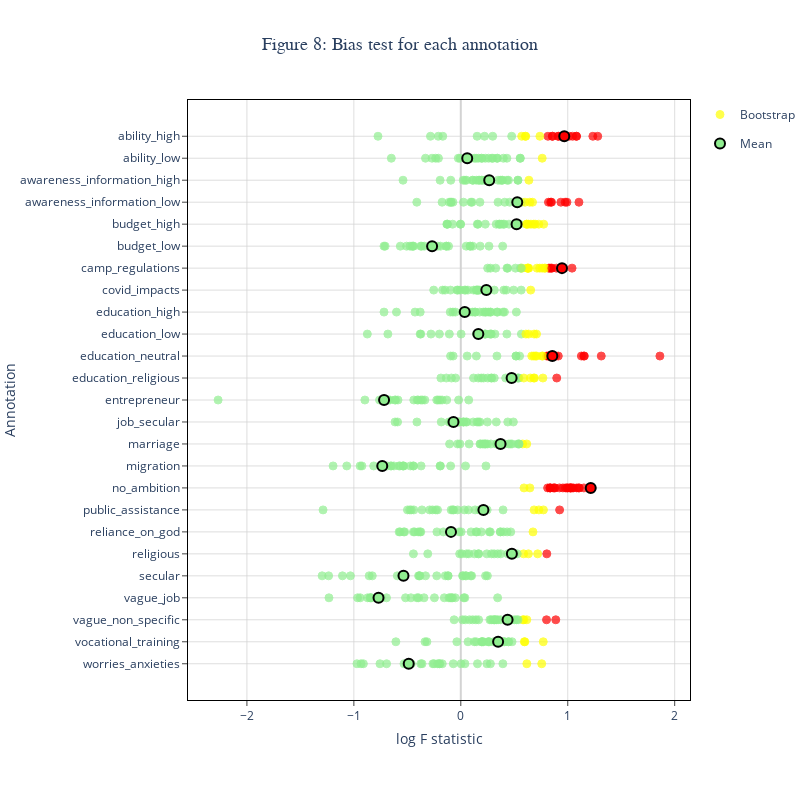

The code cell stored with this chart in its notebook:
### Code cell
#import plotly.express as px
import plotly.graph_objects as go

fig = go.Figure()

bias_df = bias_df.sort_values('annotation',ascending=False,ignore_index=True)
bias_avg_df = bias_avg_df.sort_values('annotation',ascending=False,ignore_index=True)

#### Bias (Bootstrap)
fig.add_trace(go.Scatter(
                 y=bias_df['annotation'],
                 x=bias_df['log_fstat_enh'],
                 marker=dict(size=8,line_width=1,opacity=0.7,
                             color=bias_df['marker_color'],
                             line_color=bias_df['marker_color'],                             
                            ),
                 mode='markers',
                 name='Bootstrap',
                 legendgroup='Bootstrap',
                ))

#### Bias (Average)
fig.add_trace(go.Scatter(
                 y=bias_avg_df['annotation'],
                 x=bias_avg_df['log_fstat_enh'],
                 marker = dict(color=bias_avg_df['marker_color'].values,
                               size = 10,
                               opacity=1,
                               line_width=2,
                               line_color='black',
                              ),
                 mode='markers',
                 name='Mean',
                 legendgroup='Mean',    
                ))



fig.update_yaxes(title=dict(text='Annotation',standoff=10),
                 gridwidth=0.75,gridcolor='lightgray',ticklen=5,ticks='outside',dtick=1,
                 mirror=True,showline=True,linecolor='black', zeroline=True,zerolinecolor='lightgray'
                )
fig.update_xaxes(title=dict(text='log F statistic',standoff=10),
                 gridwidth=0.75,gridcolor='lightgray',ticklen=5,ticks='outside',dtick=1,
                 mirror=True,showline=True,linecolor='black', zeroline=True,zerolinecolor='lightgray'
                )

fig.update_layout(width=800,height=800,
                  margin=dict(pad=0,l=0,t=100,r=0,b=100),
                  title=dict(text='Figure 8: Bias test for each annotation',x=0.5,font_size=18,font_family='Arial',),
                  legend=dict(title='',title_font_family="Arial",orientation='v'),
                  plot_bgcolor='white',  
                  
                 )

### Figure 1 — Plotly figure (JSON) as saved in the notebook; plotly's stock layout.template omitted (floating-point values rounded to 4 significant figures; data arrays with more than 128 entries replaced by an {"elided": "..."} marker saying what was removed)
{"data": [{"legendgroup": "Bootstrap", "marker": {"color": {"elided": "625 str values"}, "line": {"color": {"elided": "625 str values"}, "width": 1}, "opacity": 0.7, "size": 8}, "mode": "markers", "name": "Bootstrap", "type": "scatter", "x": {"elided": "625 float values"}, "y": {"elided": "625 str values"}}, {"legendgroup": "Mean", "marker": {"color": ["lightgreen", "lightgreen", "lightgreen", "lightgreen", "lightgreen", "lightgreen", "lightgreen", "lightgreen", "red", "lightgreen", "lightgreen", "lightgreen", "lightgreen", "lightgreen", "red", "lightgreen", "lightgreen", "lightgreen", "red", "lightgreen", "lightgreen", "lightgreen", "lightgreen", "lightgreen", "red"], "line": {"color": "black", "width": 2}, "opacity": 1, "size": 10}, "mode": "markers", "name": "Mean", "type": "scatter", "x": [-0.4868, 0.3489, 0.4375, -0.7693, -0.5359, 0.4775, -0.09178, 0.2115, 1.215, -0.7344, 0.3716, -0.06841, -0.7175, 0.4751, 0.8557, 0.1639, 0.03676, 0.2386, 0.9462, -0.2684, 0.5213, 0.5279, 0.2657, 0.05996, 0.9674], "y": ["worries_anxieties", "vocational_training", "vague_non_specific", "vague_job", "secular", "religious", "reliance_on_god", "public_assistance", "no_ambition", "migration", "marriage", "job_secular", "entrepreneur", "education_religious", "education_neutral", "education_low", "education_high", "covid_impacts", "camp_regulations", "budget_low", "budget_high", "awareness_information_low", "awareness_information_high", "ability_low", "ability_high"]}], "layout": {"height": 800, "legend": {"orientation": "v", "title": {"font": {"family": "Arial"}, "text": ""}}, "margin": {"b": 100, "l": 0, "pad": 0, "r": 0, "t": 100}, "plot_bgcolor": "white", "title": {"font": {"family": "Arial", "size": 18}, "text": "Figure 8: Bias test for each annotation", "x": 0.5}, "width": 800, "xaxis": {"dtick": 1, "gridcolor": "lightgray", "gridwidth": 0.75, "linecolor": "black", "mirror": true, "showline": true, "ticklen": 5, "ticks": "outside", "title": {"standoff": 10, "text": "log F statistic"}, "zeroline": true, "zerolinecolor": "lightgray"}, "yaxis": {"dtick": 1, "gridcolor": "lightgray", "gridwidth": 0.75, "linecolor": "black", "mirror": true, "showline": true, "ticklen": 5, "ticks": "outside", "title": {"standoff": 10, "text": "Annotation"}, "zeroline": true, "zerolinecolor": "lightgray"}}}
